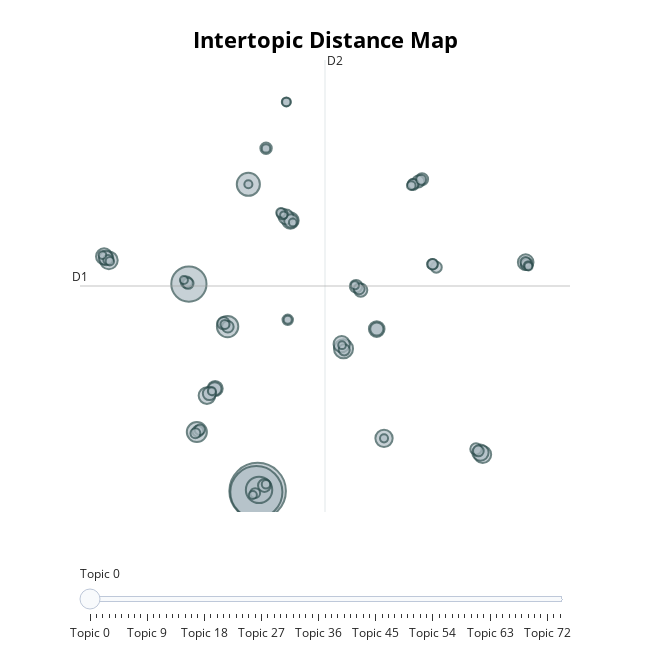

Here is the notebook cell this chart was saved with:
### Markdown cell above
Intertopic connectedness:

### Code cell
topic_model.visualize_topics().show()
